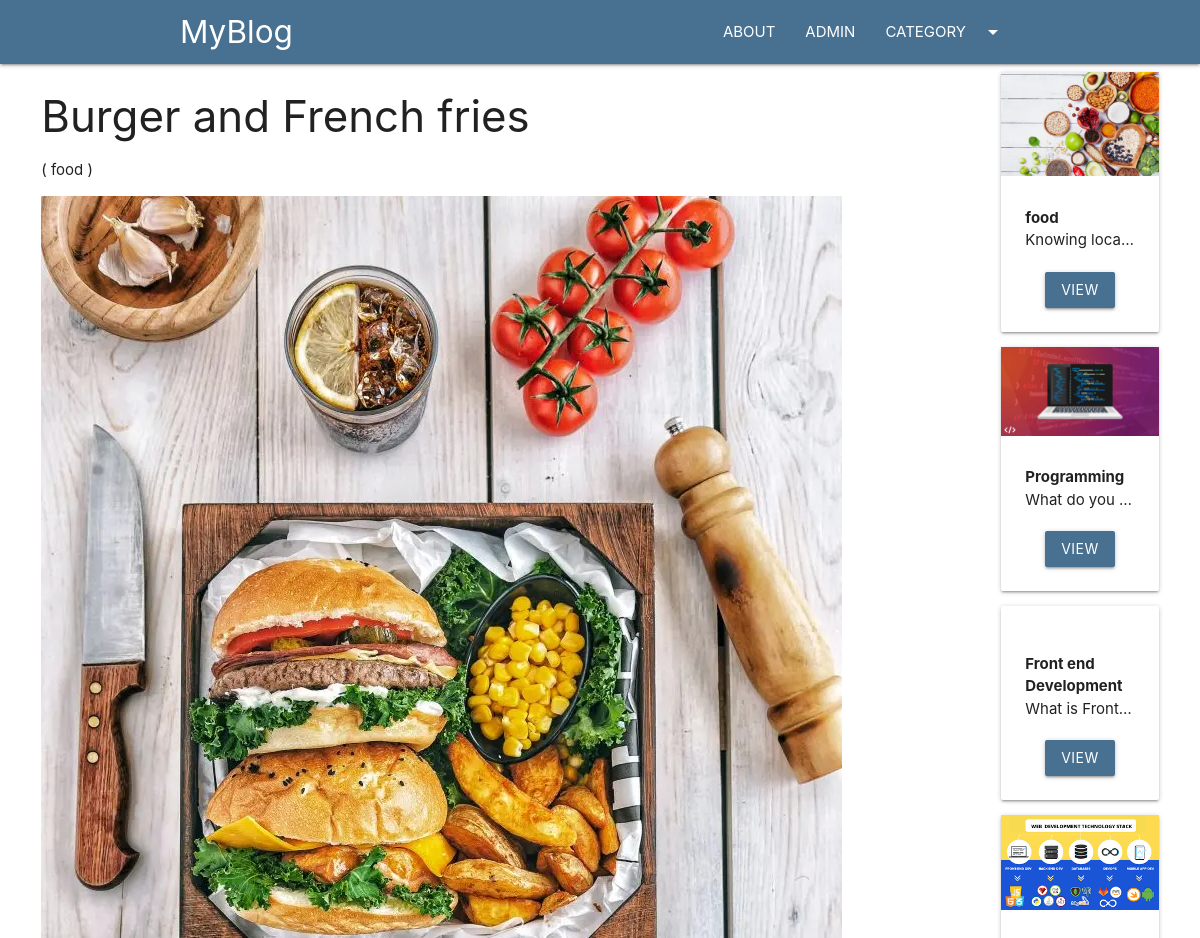
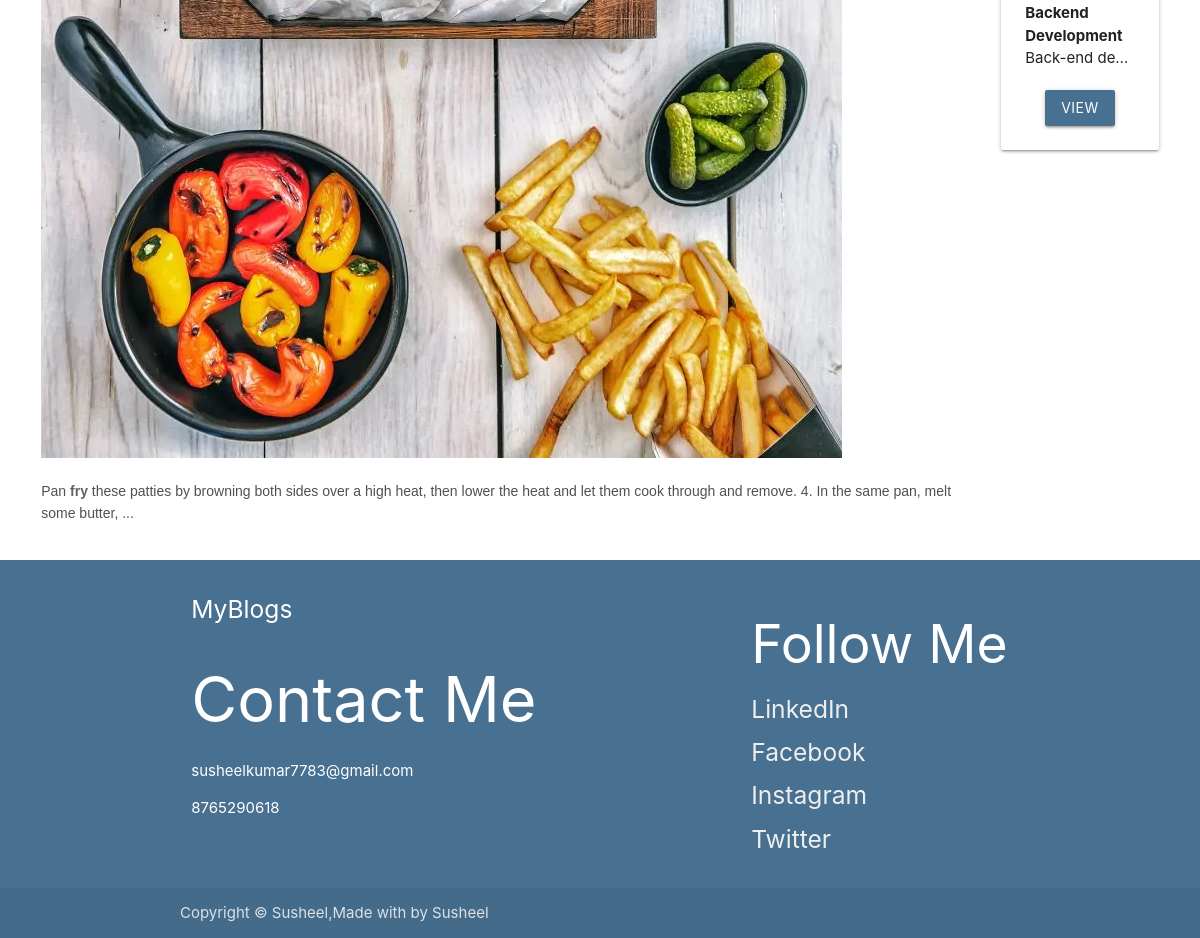
/blog2nd/sdf, run on the app's committed database (2 pictures, top to bottom).
### blog2nd/models.py (models this page shows, shortened)
class Post(models.Model):
    post_id = models.AutoField(primary_key=True)
    title = models.CharField(max_length=200)
    content = models.TextField()
    url = models.CharField(max_length=100)
    cat = models.ForeignKey(Category, on_delete=models.CASCADE)
    image = models.ImageField(upload_to='post/')

class Category(models.Model):
    cat_id = models.AutoField(primary_key=True)
    title = models.CharField(max_length=100)
    description = models.TextField()
    url = models.CharField(max_length=100)
    image = models.ImageField(upload_to='category/')
    add_date = models.DateTimeField(auto_now_add=True, null=True)

### blog2nd/views.py (the view)
# urls.py: path('blog2nd/<slug:url>', post),
def post(request, url):
    post = Post.objects.get(url=url)
    cats = Category.objects.all()
    return render(request, 'posts.html', {'post': post, 'cats': cats})

### template/posts.html (shortened to what this page needs)
{%extends 'base.html' %}
{%block content%}
<div class="container-custom">
    <div class="row">
        <div class="col s12 m10">
            <h3>{{post.title}}</h3>
            <p>( {{post.cat.title}} )</p>
            <img src="/media/{{post.image}}" class="responsive-img" alt="">
            <br>
            <p>
                {{post.content|safe}}
            </p>
        </div>
        <div class="col s12 m2">
            {% for cat in cats %}
            <div class="card item" style="margin-left:10px;">
                <div class="img-container">
                    <img src="/media/{{cat.image}}" class="responsive-img" alt="">
                </div>
                <div class="card-content">
                    <b>
                        {{cat.title}}
                    </b>
                    <p class="truncate">{{cat.description}}</p>
                    <div class="container center-align mt20">
                        <a href="/category/{{cat.url}}" class="btn bg-primary">VIEW</a>
                    </div>
                </div>
            </div>
            {%endfor%}
        </div>
    </div>
</div>
{%endblock%}

### blog2nd/static/css/style.css (style rules this page uses)
.bg-primary { background:#477091!important; }
.mt20 { margin-top:20px; }
.container-custom { width:95%!important; margin:auto; }

### data on the page
Post: title "Burger and French fries", cat "food", image (picture), content "Pan fry these patties by browning both sides over a high heat, then lower the heat and let them cook through and remove. 4. In the same pan, melt some butter, ..."
Category: image (picture), title "food", description "Knowing loca…"
Category: image (picture), title "Programming", description "What do you…"
Category: title "Front end Development", description "What is Front…"
Category: image (picture), title "Backend Development", description "Back-end de…"
